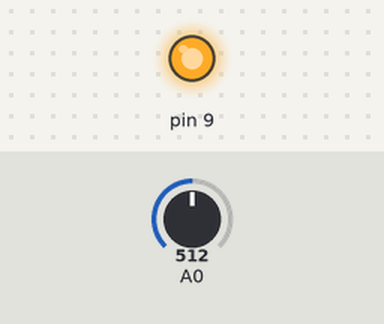
Bench run of a sketch on a simulated Arduino Uno, built with avr-gcc and run on an emulated ATmega328P. On the bench: output pins drawn as LEDs (lit = HIGH). The inputs (shaded band) are chosen by the test bench; at power-on: A0 = 512. What the sketch prints to the serial monitor is not drawn.

Above: at 0.1 s.
Timing chart, 0 to 1.6 s (numbered marks = the images above):
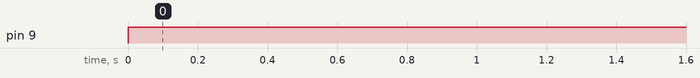

The sketch:

INA125.ino
```cpp
void setup() {
  // put your setup code here, to run once:
Serial.begin(9600);
pinMode(9,OUTPUT);
}

void loop() {
  // put your main code here, to run repeatedly:

  int mV_in = 2000;

  analogWrite(9,mV_in*255/(5*1000));

int ADC_val=analogRead(A0);
Serial.print("Voltage_in: ");
Serial.print(mV_in);
Serial.print("        ");

Serial.print("Voltage_out: ");
Serial.println((float)ADC_val*5/1024);
}
```

Measured:
- by itself, pin 9: LOW → HIGH at 0.00 s
